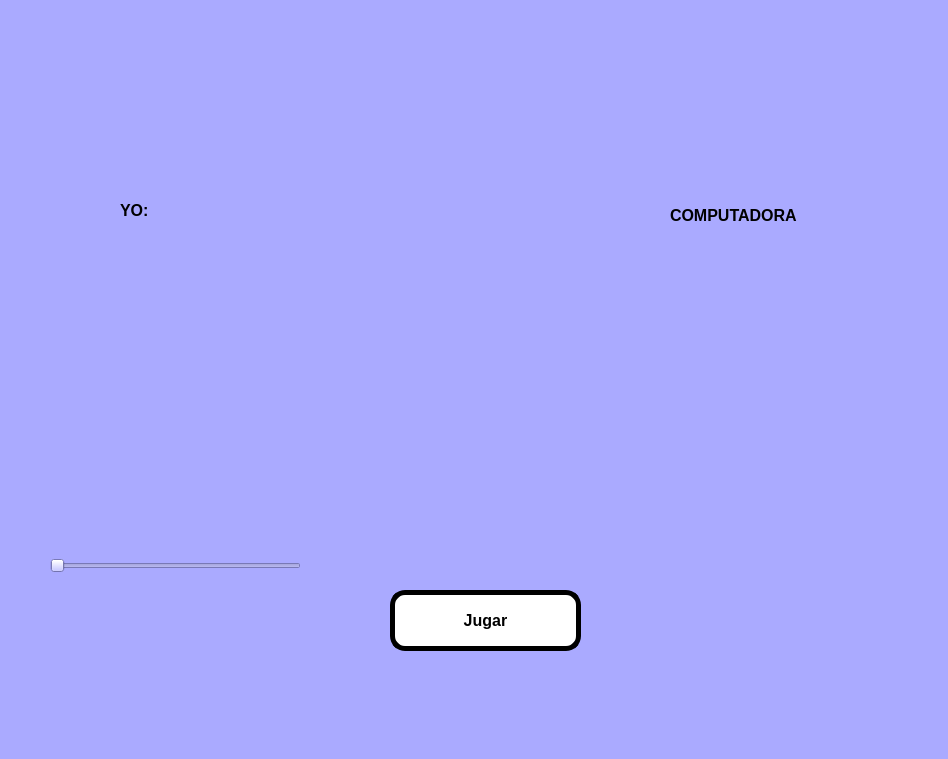
<?xml version="1.0" encoding="UTF-8"?>
<ui version="4.0">
 <class>MainWindow</class>
 <widget class="QMainWindow" name="MainWindow">
  <property name="geometry">
   <rect>
    <x>0</x>
    <y>0</y>
    <width>948</width>
    <height>759</height>
   </rect>
  </property>
  <property name="windowTitle">
   <string>MainWindow</string>
  </property>
  <property name="styleSheet">
   <string notr="true">background-color: rgb(170, 170, 255);</string>
  </property>
  <widget class="QWidget" name="centralwidget">
   <widget class="QLabel" name="imagen">
    <property name="geometry">
     <rect>
      <x>50</x>
      <y>10</y>
      <width>171</width>
      <height>151</height>
     </rect>
    </property>
    <property name="styleSheet">
     <string notr="true"/>
    </property>
    <property name="text">
     <string/>
    </property>
    <property name="pixmap">
     <pixmap resource="../Archivos/Recursos.qrc">:/ejercicios/FIT_logo_vertical.png</pixmap>
    </property>
    <property name="scaledContents">
     <bool>true</bool>
    </property>
   </widget>
   <widget class="QLabel" name="imagen_3">
    <property name="geometry">
     <rect>
      <x>680</x>
      <y>490</y>
      <width>181</width>
      <height>181</height>
     </rect>
    </property>
    <property name="styleSheet">
     <string notr="true"/>
    </property>
    <property name="text">
     <string/>
    </property>
    <property name="pixmap">
     <pixmap resource="../Archivos/Recursos.qrc">:/ejercicios/wero.jpg</pixmap>
    </property>
    <property name="scaledContents">
     <bool>true</bool>
    </property>
   </widget>
   <widget class="QLabel" name="label_2">
    <property name="geometry">
     <rect>
      <x>530</x>
      <y>20</y>
      <width>261</width>
      <height>121</height>
     </rect>
    </property>
    <property name="text">
     <string/>
    </property>
    <property name="pixmap">
     <pixmap resource="../Archivos/Recursos.qrc">:/ejercicios/log_uat_nuevo.png</pixmap>
    </property>
    <property name="scaledContents">
     <bool>true</bool>
    </property>
   </widget>
   <widget class="QLabel" name="lbl_img1">
    <property name="geometry">
     <rect>
      <x>90</x>
      <y>245</y>
      <width>261</width>
      <height>211</height>
     </rect>
    </property>
    <property name="text">
     <string/>
    </property>
   </widget>
   <widget class="QSlider" name="horizontalSlider">
    <property name="geometry">
     <rect>
      <x>50</x>
      <y>520</y>
      <width>251</width>
      <height>91</height>
     </rect>
    </property>
    <property name="orientation">
     <enum>Qt::Horizontal</enum>
    </property>
   </widget>
   <widget class="QPushButton" name="btn_Jugar">
    <property name="geometry">
     <rect>
      <x>390</x>
      <y>590</y>
      <width>191</width>
      <height>61</height>
     </rect>
    </property>
    <property name="font">
     <font>
      <pointsize>12</pointsize>
      <weight>75</weight>
      <bold>true</bold>
     </font>
    </property>
    <property name="styleSheet">
     <string notr="true">border-radius: 15px;
background-color: rgb(255, 255, 255);
border:  5px solid black;
</string>
    </property>
    <property name="text">
     <string>Jugar</string>
    </property>
   </widget>
   <widget class="QLabel" name="lbl_img2">
    <property name="geometry">
     <rect>
      <x>620</x>
      <y>245</y>
      <width>261</width>
      <height>211</height>
     </rect>
    </property>
    <property name="text">
     <string/>
    </property>
   </widget>
   <widget class="QLabel" name="lbl_Resultado">
    <property name="geometry">
     <rect>
      <x>370</x>
      <y>520</y>
      <width>221</width>
      <height>51</height>
     </rect>
    </property>
    <property name="font">
     <font>
      <pointsize>12</pointsize>
      <weight>75</weight>
      <bold>true</bold>
     </font>
    </property>
    <property name="text">
     <string/>
    </property>
   </widget>
   <widget class="QLabel" name="label">
    <property name="geometry">
     <rect>
      <x>120</x>
      <y>190</y>
      <width>71</width>
      <height>41</height>
     </rect>
    </property>
    <property name="font">
     <font>
      <pointsize>12</pointsize>
      <weight>75</weight>
      <bold>true</bold>
     </font>
    </property>
    <property name="text">
     <string>YO:</string>
    </property>
   </widget>
   <widget class="QLabel" name="label_3">
    <property name="geometry">
     <rect>
      <x>670</x>
      <y>190</y>
      <width>171</width>
      <height>51</height>
     </rect>
    </property>
    <property name="font">
     <font>
      <pointsize>12</pointsize>
      <weight>75</weight>
      <bold>true</bold>
     </font>
    </property>
    <property name="text">
     <string>COMPUTADORA</string>
    </property>
   </widget>
  </widget>
  <widget class="QMenuBar" name="menubar">
   <property name="geometry">
    <rect>
     <x>0</x>
     <y>0</y>
     <width>948</width>
     <height>26</height>
    </rect>
   </property>
  </widget>
  <widget class="QStatusBar" name="statusbar"/>
 </widget>
 <resources>
  <include location="../Archivos/Recursos.qrc"/>
 </resources>
 <connections/>
</ui>
